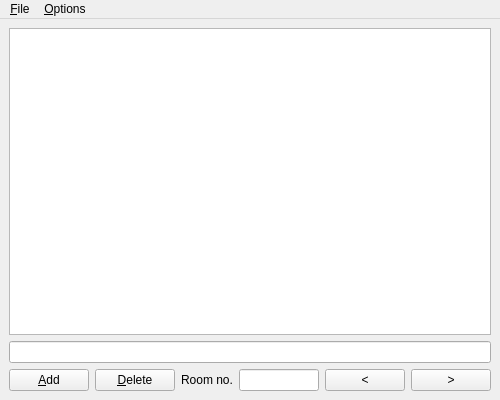
<?xml version="1.0" encoding="UTF-8"?>
<ui version="4.0">
 <class>ObjEdit</class>
 <widget class="QMainWindow" name="ObjEdit">
  <property name="geometry">
   <rect>
    <x>0</x>
    <y>0</y>
    <width>500</width>
    <height>400</height>
   </rect>
  </property>
  <property name="windowTitle">
   <string>Object Editor</string>
  </property>
  <widget class="QWidget" name="centralwidget">
   <layout class="QVBoxLayout" name="verticalLayout">
    <item>
     <widget class="QListWidget" name="listWidgetObjects"/>
    </item>
    <item>
     <widget class="QLineEdit" name="lineEditObjectName"/>
    </item>
    <item>
     <layout class="QHBoxLayout" name="horizontalLayout">
      <item>
       <widget class="QPushButton" name="pushButtonAdd">
        <property name="text">
         <string>&amp;Add</string>
        </property>
       </widget>
      </item>
      <item>
       <widget class="QPushButton" name="pushButtonDelete">
        <property name="text">
         <string>&amp;Delete</string>
        </property>
       </widget>
      </item>
      <item>
       <widget class="QLabel" name="label">
        <property name="text">
         <string>Room no.</string>
        </property>
       </widget>
      </item>
      <item>
       <widget class="QLineEdit" name="lineEditRoomNumber"/>
      </item>
      <item>
       <widget class="QPushButton" name="pushButtonLeft">
        <property name="text">
         <string>&lt;</string>
        </property>
       </widget>
      </item>
      <item>
       <widget class="QPushButton" name="pushButtonRight">
        <property name="text">
         <string>&gt;</string>
        </property>
       </widget>
      </item>
     </layout>
    </item>
   </layout>
  </widget>
  <widget class="QMenuBar" name="menubar">
   <property name="geometry">
    <rect>
     <x>0</x>
     <y>0</y>
     <width>500</width>
     <height>21</height>
    </rect>
   </property>
   <widget class="QMenu" name="menu_File">
    <property name="title">
     <string>&amp;File</string>
    </property>
    <addaction name="actionNew"/>
    <addaction name="actionOpen"/>
    <addaction name="actionSave"/>
    <addaction name="actionSaveAs"/>
    <addaction name="separator"/>
    <addaction name="actionClose"/>
   </widget>
   <widget class="QMenu" name="menu_Options">
    <property name="title">
     <string>&amp;Options</string>
    </property>
    <addaction name="actionEncrypted"/>
   </widget>
   <addaction name="menu_File"/>
   <addaction name="menu_Options"/>
  </widget>
  <action name="actionEncrypted">
   <property name="checkable">
    <bool>true</bool>
   </property>
   <property name="checked">
    <bool>false</bool>
   </property>
   <property name="text">
    <string>&amp;Encrypted</string>
   </property>
  </action>
  <action name="actionNew">
   <property name="text">
    <string>&amp;New</string>
   </property>
   <property name="shortcut">
    <string>Ctrl+N</string>
   </property>
  </action>
  <action name="actionOpen">
   <property name="text">
    <string>&amp;Open...</string>
   </property>
   <property name="shortcut">
    <string>Ctrl+O</string>
   </property>
  </action>
  <action name="actionSave">
   <property name="text">
    <string>&amp;Save</string>
   </property>
   <property name="shortcut">
    <string>Ctrl+S</string>
   </property>
  </action>
  <action name="actionSaveAs">
   <property name="text">
    <string>Save &amp;As...</string>
   </property>
  </action>
  <action name="actionClose">
   <property name="text">
    <string>&amp;Close</string>
   </property>
   <property name="shortcut">
    <string>Ctrl+F4</string>
   </property>
  </action>
 </widget>
 <resources/>
 <connections/>
</ui>
